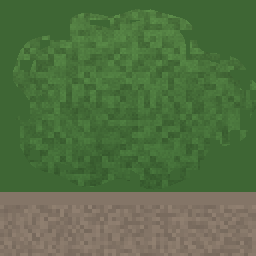
#> input picture Assets/materials/environment/cloverHills/trees/far_tree_card_color.png, 256 x 256 px
$ python create_far_card_atlas.py
#> lines starting #> are read from the running program, lines starting #| are printed output that depends on the picture; after the words box and inside, x2 and y2 are one past the last pixel; in counts of white or black regions, pixels touching at a corner belong together
"""The far impostor cards' texture atlas: the elm card on the left half, a redwood on the right half.

Plain Python (numpy + PIL), no Blender:  python Blender/scripts/create_far_card_atlas.py

Reads   Assets/materials/environment/cloverHills/trees/far_tree_card_{color,mask,normal}.png   (256x256, the elm card of
        create_far_card_textures.py - run that first if it changes)
Writes  Assets/materials/environment/cloverHills/trees/far_tree_cards_atlas_{color,mask,normal}.png   (512x256)
        which far_tree_card.vmat uses. TerrainWorldManager.FarImpostors.cs maps the elm card to u 0-0.5 and the conifer
        card (FarConiferCardTemplate, three crossed full-height quads) to u 0.5-1, v 0 (tip) - 1 (ground).

The redwood (Mark 2026-11-23: "the LOD redwood needs to very closely resemble the real redwoods because we can visibly
see it change, the goal is to change it without players even noticing"): what the instanced far model
(environment_redwood*_v2_far.vmdl) shows at 1.2 km - a red bark trunk visible over the whole height, bare for the lowest
third, then tiers of drooping dark boughs that narrow toward the tip, with gaps between the tiers. Colours are the mean
colours of the real materials' textures (redwood_bark_v2.png, redwood_needles_v2.png), so the card takes light like the tree.
The card is 0.24 x the tree's height wide.
"""
import os

import numpy as np
from PIL import Image

ROOT = os.path.normpath(os.path.join(os.path.dirname(os.path.abspath(__file__)), '..', '..'))
OUT = os.path.join(ROOT, 'Assets', 'materials', 'environment', 'cloverHills', 'trees')
SIZE = 256
BARK = np.array([106, 62, 46], np.float32) / 255.0       # redwood_bark_v2.png mean
NEEDLES = np.array([39, 57, 35], np.float32) / 255.0     # redwood_needles_v2.png mean (opaque texels)
CROWN_FROM = 0.33                                        # height (0 ground - 1 tip) of the lowest bough
TIERS = 17


def block_noise(rng, cell):
    n = rng.random((SIZE // cell + 2, SIZE // cell + 2)).astype(np.float32)
    return np.kron(n, np.ones((cell, cell), np.float32))[:SIZE, :SIZE]


def draw_redwood():
    rng = np.random.default_rng(90)
    ys, xs = np.mgrid[0:SIZE, 0:SIZE].astype(np.float32)
    u = (xs + 0.5) / SIZE - 0.5                # -0.5 .. 0.5 across the card
    h = 1.0 - (ys + 0.5) / SIZE                # 0 at the ground .. 1 at the tip
    fine = block_noise(rng, 2)
    coarse = block_noise(rng, 6)

    colour = np.zeros((SIZE, SIZE, 3), np.float32)
    alpha = np.zeros((SIZE, SIZE), np.float32)

    # trunk: 4.8 m at the foot of a 90 m tree (0.11 of the card each side), tapering to the tip, with a flared foot
    trunk_half = 0.02 + 0.09 * (1.0 - h) ** 1.2 + 0.05 * np.clip(1.0 - h / 0.05, 0.0, 1.0)
    trunk = (np.abs(u) < trunk_half) & (h < 0.98)
    furrow = 0.78 + 0.34 * block_noise(rng, 3) * (0.6 + 0.4 * np.abs(np.sin(xs * 1.7)))
    side = 1.0 - 0.35 * np.clip(np.abs(u) / np.maximum(trunk_half, 1e-3), 0.0, 1.0) ** 2   # round the column
    colour[trunk] = (BARK[None, :] * (furrow * side)[..., None])[trunk]
    alpha[trunk] = 1.0

    # boughs: tiers from CROWN_FROM to the tip, each a drooping fan, wide low and narrow high, ragged, uneven left / right
    span = 1.0 - CROWN_FROM
    for k in range(TIERS):
        top = CROWN_FROM + span * (k + 1.0) / TIERS + rng.uniform(-0.006, 0.006)
        thick = span / TIERS * rng.uniform(0.95, 1.25)            # tiers nearly meet: thin gaps show trunk and sky
        t = (top - CROWN_FROM) / span
        reach = 0.47 * (1.0 - t) ** 0.85 + 0.07
        s = np.clip((top - h) / thick, 0.0, 1.0)                  # 0 at the tier's top edge .. 1 at its drooping tips
        inside_band = (h <= top) & (h > top - thick)
        for sign in (-1.0, 1.0):
            reach_side = reach * rng.uniform(0.72, 1.08)
            half = reach_side * (0.22 + 0.78 * s ** 0.6) * (0.78 + 0.44 * coarse)
            bough = inside_band & (u * sign >= 0.0) & (np.abs(u) < half)
            # ragged needle tips along the lower edge
            bough &= ~((s > 0.72) & (fine > 0.55 + 0.4 * (1.0 - s)))
            shade = (1.32 - 0.62 * s) * (0.82 + 0.36 * fine)      # lit top, dark underside
            colour[bough] = (NEEDLES[None, :] * shade[..., None])[bough]
            alpha[bough] = 1.0

    # tangent-space normal: a column (x across the card), tilted a little up so the top faces take the sky
    nx = np.clip(u * 1.6, -0.8, 0.8)
    ny = np.full_like(nx, 0.25)
    nz = np.sqrt(np.clip(1.0 - nx * nx - ny * ny, 0.05, 1.0))
    normal = np.stack([nx, ny, nz], -1)
    normal /= np.linalg.norm(normal, axis=-1, keepdims=True)
    normal = normal * 0.5 + 0.5
    normal[alpha < 0.5] = (0.5, 0.5, 1.0)
    colour[alpha < 0.5] = NEEDLES * 0.9                           # bleed colour under the cut-out edge
    return colour, alpha, normal


def main():
    elm_colour = np.asarray(Image.open(os.path.join(OUT, 'far_tree_card_color.png')).convert('RGB'), np.float32) / 255.0
    elm_mask = np.asarray(Image.open(os.path.join(OUT, 'far_tree_card_mask.png')).convert('L'), np.float32) / 255.0
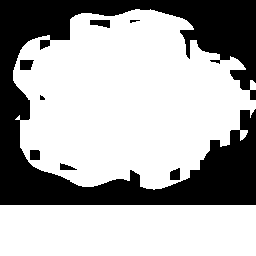
#> input picture Assets/materials/environment/cloverHills/trees/far_tree_card_mask.png, 256 x 256 px
#> elm_mask: shape (256, 256) float32; values 0 (black) and 1 (white), 67.4% white; 8 black regions (2 under 20 px), largest, box (x1, y1, x2, y2) and area: (0, 0, 256, 205) 20832, (90, 20, 110, 28) 122, (20, 60, 34, 70) 122, (170, 168, 180, 180) 102, (30, 150, 40, 160) 99, (60, 163, 77, 170) 70
    elm_normal = np.asarray(Image.open(os.path.join(OUT, 'far_tree_card_normal.png')).convert('RGB'), np.float32) / 255.0
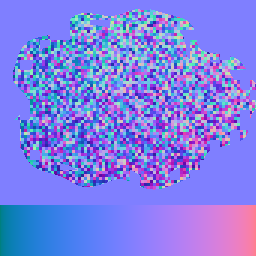
#> input picture Assets/materials/environment/cloverHills/trees/far_tree_card_normal.png, 256 x 256 px
    assert elm_colour.shape[:2] == (SIZE, SIZE), elm_colour.shape
    colour, alpha, normal = draw_redwood()

    def save(name, left, right, mode):
#> called with name = 'far_tree_cards_atlas_color.png', mode = 'RGB'
        both = np.concatenate([left, right], axis=1)
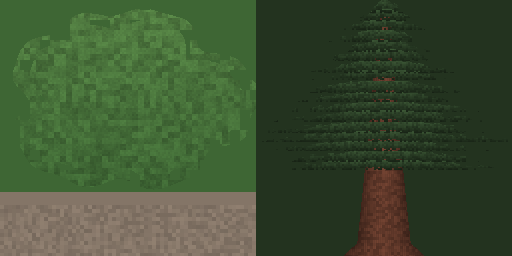
#> both: shape (256, 512, 3) float32; mean R, G, B 0.241, 0.319, 0.196
        Image.fromarray(np.clip(both * 255.0 + 0.5, 0, 255).astype(np.uint8), mode).save(os.path.join(OUT, name))

    save('far_tree_cards_atlas_color.png', elm_colour, colour, 'RGB')
    save('far_tree_cards_atlas_mask.png', elm_mask, alpha, 'L')
#> call 2 of save, with name = 'far_tree_cards_atlas_mask.png', mode = 'L'
#> in save (call 2), `both = np.concatenate([left, right], axis=1)`:
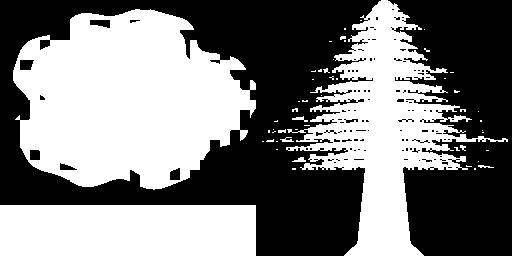
#> both: shape (256, 512) float32; values 0 (black) and 1 (white), 48.9% white; 51 white regions (42 under 20 px), largest, box (x1, y1, x2, y2) and area: (13, 9, 256, 190) 31097, (286, 0, 508, 256) 19505, (0, 205, 256, 256) 13056
    save('far_tree_cards_atlas_normal.png', elm_normal, normal, 'RGB')
#> call 3 of save, with name = 'far_tree_cards_atlas_normal.png', mode = 'RGB'
#> in save (call 3), `both = np.concatenate([left, right], axis=1)`:
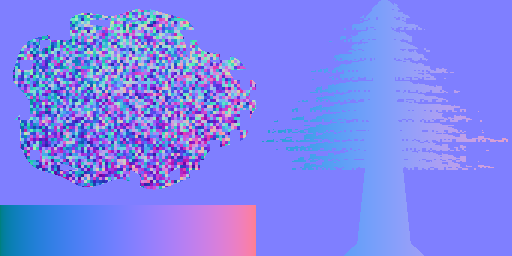
#> both: shape (256, 512, 3) float32; mean R, G, B 0.498, 0.518, 0.948
    print(f'wrote far_tree_cards_atlas_{{color,mask,normal}}.png to {OUT}: redwood covers {int((alpha > 0.5).sum())} of {SIZE * SIZE} px')


if __name__ == '__main__':
    main()
